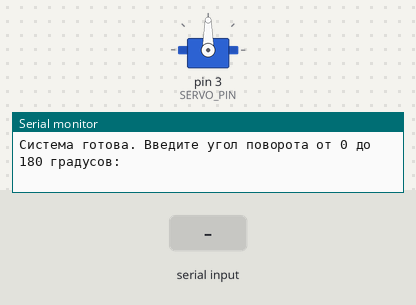
A sketch run on a simulated Arduino Uno, built with avr-gcc and run on an emulated ATmega328P. On the bench: servo, the last lines printed to the serial monitor. The test bench sets the inputs (shaded band).

Above: at 1.2 s.
1.3 s: "0\n" received over Serial
At 1.77 s:
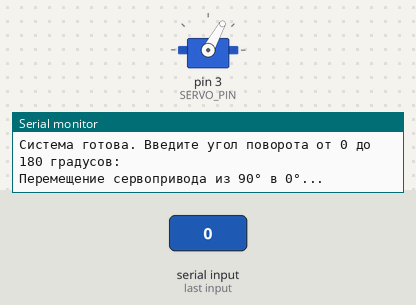
At 3.9 s:
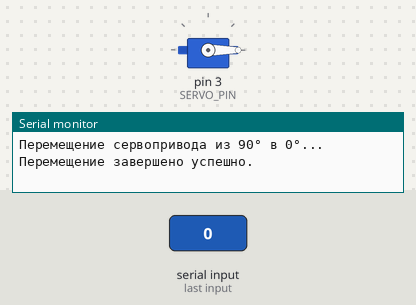
4.3 s: "90,45\n" received over Serial
5.8 s: "200\n" received over Serial
Timing chart, 0 to 8.8 s (numbered marks = the images above; inputs shaded):
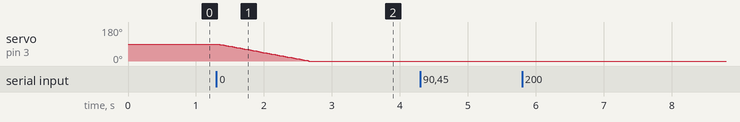

The sketch:

sketch.ino
```cpp
#include <Arduino.h>
#include <Servo.h>

#define SERVO_PIN 3

Servo myServo;
int currentAngle = 90;

void setup() {
  Serial.begin(9600);
  myServo.attach(SERVO_PIN);
  myServo.write(currentAngle);

  Serial.println("Система готова. Введите угол поворота от 0 до 180 градусов:");
}

void loop() {
  if (Serial.available() > 0) {
    String inputString = Serial.readStringUntil('\n');
    inputString.trim();

    bool isNumeric = true;
    if (inputString.length() == 0) isNumeric = false;
    for (unsigned int i = 0; i < inputString.length(); i++) {
      if (!isDigit(inputString.charAt(i))) {
        isNumeric = false;
        break;
      }
    }

    if (isNumeric) {
      int targetAngle = inputString.toInt();

      if (targetAngle >= 0 && targetAngle <= 180) {

        if (targetAngle != currentAngle) {
          Serial.print("Перемещение сервопривода из ");
          Serial.print(currentAngle);
          Serial.print("° в ");
          Serial.print(targetAngle);
          Serial.println("°...");

          if (targetAngle > currentAngle) {
            for (int angle = currentAngle; angle <= targetAngle; angle++) {
              myServo.write(angle);
              delay(15);
            }
          } else {
            for (int angle = currentAngle; angle >= targetAngle; angle--) {
              myServo.write(angle);
              delay(15);
            }
          }

          currentAngle = targetAngle;
          Serial.println("Перемещение завершено успешно.");
        } else {
          Serial.println("Ошибка: Сервопривод уже находится в этом положении.");
        }

      } else {
        Serial.println("Ошибка: Введите число строго в диапазоне от 0 до 180.");
      }
    } else {
      Serial.println("Ошибка: Введены некорректные данные. Пожалуйста, введите число.");
    }
  }
}
```

Measured:
- after the input at 1.3 s, servo on pin 3 (SERVO_PIN): moves from 90° to 0° over 1.3 s, starting at once
